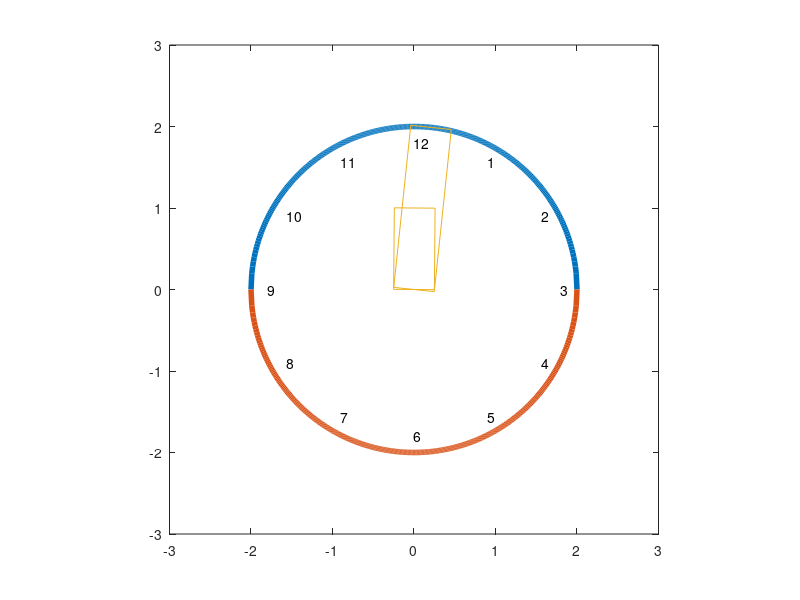

The MATLAB source for this figure: (Note: this script raises an error after producing the figure.)
clf;
function print_ret(q)
  axis([-3 3 -3 3],'square');
  line([q.p1(1),q.p2(1)],[q.p1(2),q.p2(2)])
  line([q.p1(1),q.p3(1)],[q.p1(2),q.p3(2)])
  line([q.p4(1),q.p3(1)],[q.p4(2),q.p3(2)])
  line([q.p4(1),q.p2(1)],[q.p4(2),q.p2(2)])
endfunction
function novo_quadrado = apply_transform(q,rot)
  novo_quadrado.p1=rot*q.p1;
  novo_quadrado.p2=rot*q.p2;
  novo_quadrado.p3=rot*q.p3;
  novo_quadrado.p4=rot*q.p4;
endfunction
function print_digit(d)
  teta = -pi/6*d;
  rot = [cos(teta) -sin(teta);sin(teta) cos(teta)];
  posi = [0;1.8];
  posi = rot*posi;
  text (posi(1), posi(2), int2str(d))
endfunction  
function plot_clock
  r = 2;
  x = -r:0.01:r;
  y = (r^2 - x .^ 2) .^ 0.5;
  plot(x,y, "linewidth", 4, x,-y, "linewidth", 4);
  for i = 1:12
    print_digit(i)
  endfor
endfunction

q.p1=[-0.25;0];
q.p2=[0.25;0];
q.p3=[-0.25;1];
q.p4=[0.25;1];

q2.p1=[-0.25;0];
q2.p2=[0.25;0];
q2.p3=[-0.25;2];
q2.p4=[0.25;2];

print_ret(q);
print_ret(q2);

teta = -pi/360;
rot = [cos(teta) -sin(teta);sin(teta) cos(teta)];

teta = -pi/30;
rot2 = [cos(teta) -sin(teta);sin(teta) cos(teta)];

while(true)
  q = apply_transform(q,rot);
  q2 = apply_transform(q2,rot2);
  clf;
  plot_clock
  print_ret(q);
  print_ret(q2);
  sleep(1);
endwhile